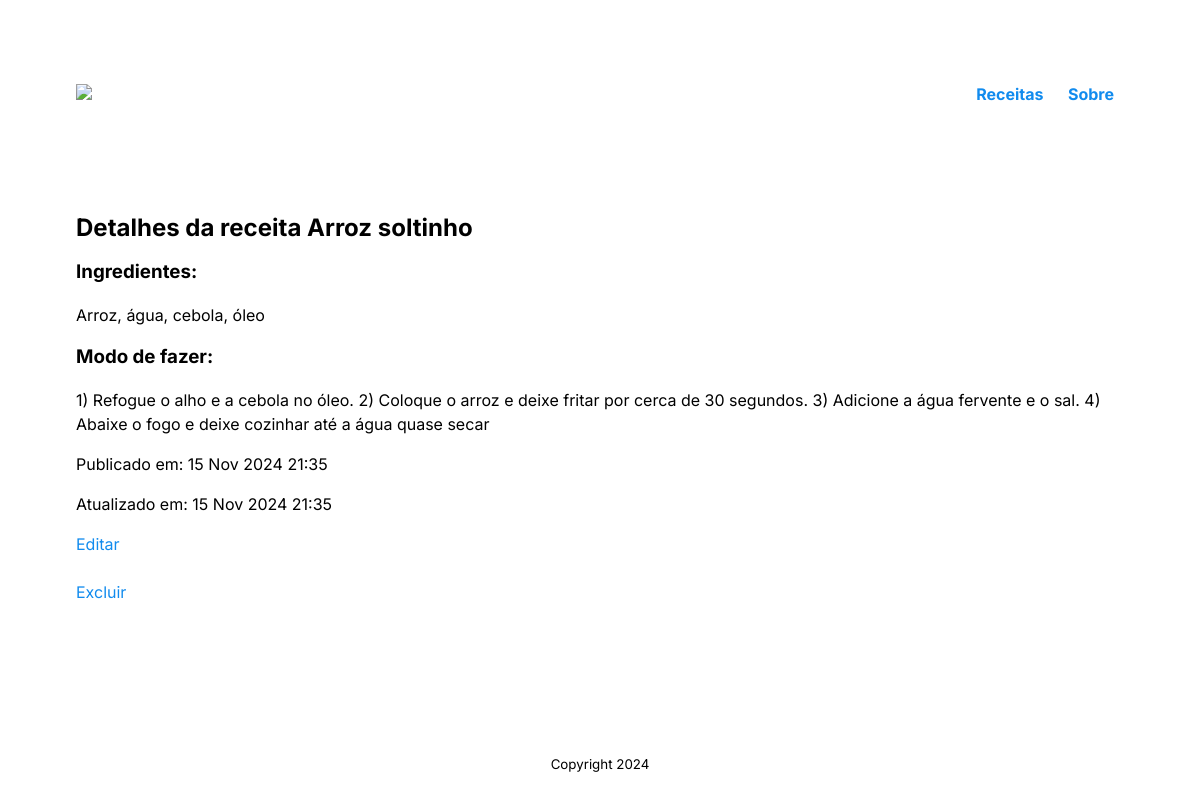
Screenshot of /posts/6/ with the database file from the repository.
### posts/models.py (models this page shows, shortened)
class Receita(models.Model):
    title = models.CharField(max_length=200)
    ingred = models.TextField(max_length=500, default='erro')
    mdf = models.TextField(max_length=1000, default = 'erro')
    created_at = models.DateTimeField(auto_now_add=True)
    updated_at = models.DateTimeField(auto_now=True)

### posts/views.py (the view)
# urls.py: path('<int:post_id>/', views.detail_post, name='detail'),
def detail_post(request, post_id):
    post = get_object_or_404(Receita, pk=post_id)
    context = {'post': post}
    return render(request, 'posts/detail.html', context)

### posts/templates/posts/detail.html (shortened to what this page needs)
{% extends 'base.html' %}  {% block content %}
    <h2>Detalhes da receita {{ post.title }}</h2>
    <section class="dados-da-receita">
        <h3>Ingredientes:</h3> {{ post.ingred }}
        <h3>Modo de fazer:</h3> {{ post.mdf }}
        <p>Publicado em: {{ post.created_at|date:"d M Y H:i" }}</p>
        <p>Atualizado em: {{ post.updated_at|date:"d M Y H:i" }}</p>
        <a href="{% url 'posts:update' post.id %}">Editar</a> </br></br>
        <a href="{% url 'posts:delete' post.id %}">Excluir</a>
    </section>
    {% endblock content %}

### static/style.css (style rules this page uses)
:root { --primary-color: #000000; --secondary-color: #118bee; --tertiary-color: #f44d27; --secondary-color-light: #30b2ff; --tertiary-color-light: #ff6d28; --bg-color: #fff; --secondary-bg-color: #e9e9e9; --color-shadow: #f4f4f4; font-family: Inter, sans-serif; font-size: 16px; line-height: 1.5em; }
* { box-sizing: border-box; }
html, body, #root { height: 100%; }
body, #root { display: flex; flex-direction: column; }
a { color: var(--secondary-color); text-decoration: none; }

### rows the page displays
Receita: title "Arroz soltinho", ingred "Arroz, água, cebola, óleo", mdf "1) Refogue o alho e a cebola no óleo. 2) Coloque o arroz e deixe fritar por cerca de 30 segundos. 3) Adicione a água fervente e o sal. 4) Abaixe o fogo e deixe cozinhar até a água quase secar", created_at "15 Nov 2024 21:35", updated_at "15 Nov 2024 21:35"
